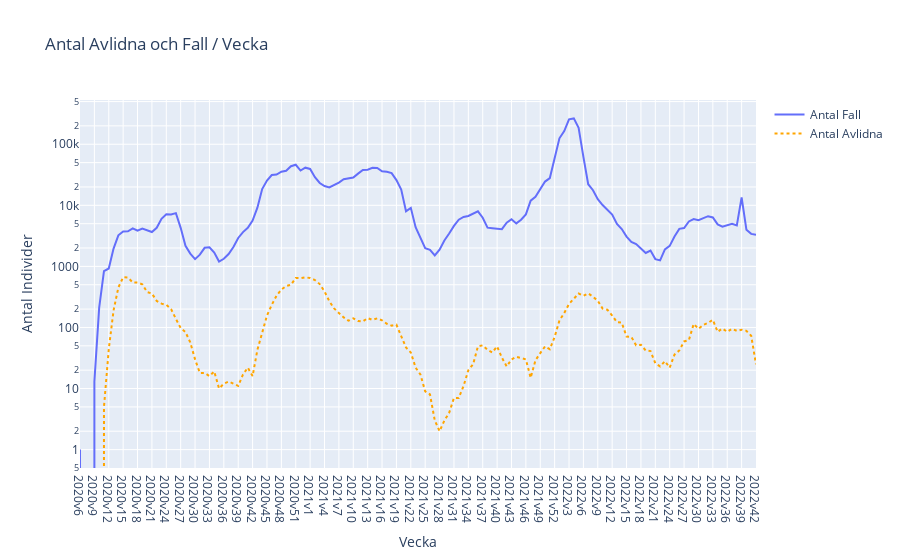

Here is the notebook cell this chart was saved with:
### Code cell
fig = px.line(
    df,
    x="Vecka",
    y=["Antal Fall", "Antal Avlidna"],
    log_y=True,
    title="Antal Avlidna och Fall / Vecka",
    labels={"value": "Antal Individer", "variable": ""}, # setting legend group name to "" since it speaks clearly for itself in this case
)
fig.update_traces(
    patch={"line": {"color": "orange", "dash": "dot"}}, # styling line to be orange dotted
    selector={"legendgroup": "Antal Avlidna"}, # specifying which line to apply style to
)

### Figure 1 — Plotly figure (JSON) as saved in the notebook; plotly's stock layout.template omitted (floating-point values rounded to 4 significant figures; data arrays with more than 128 entries replaced by an {"elided": "..."} marker saying what was removed)
{"data": [{"hovertemplate": "=Antal Fall<br>Vecka=%{x}<br>Antal Individer=%{y}<extra></extra>", "legendgroup": "Antal Fall", "line": {"color": "#636efa", "dash": "solid"}, "marker": {"symbol": "circle"}, "mode": "lines", "name": "Antal Fall", "orientation": "v", "showlegend": true, "type": "scatter", "x": {"elided": "142 str values"}, "xaxis": "x", "y": {"elided": "142 int values"}, "yaxis": "y"}, {"hovertemplate": "=Antal Avlidna<br>Vecka=%{x}<br>Antal Individer=%{y}<extra></extra>", "legendgroup": "Antal Avlidna", "line": {"color": "orange", "dash": "dot"}, "marker": {"symbol": "circle"}, "mode": "lines", "name": "Antal Avlidna", "orientation": "v", "showlegend": true, "type": "scatter", "x": {"elided": "142 str values"}, "xaxis": "x", "y": {"elided": "142 int values"}, "yaxis": "y"}], "layout": {"legend": {"title": {"text": ""}, "tracegroupgap": 0}, "title": {"text": "Antal Avlidna och Fall / Vecka"}, "xaxis": {"anchor": "y", "domain": [0, 1], "title": {"text": "Vecka"}}, "yaxis": {"anchor": "x", "domain": [0, 1], "title": {"text": "Antal Individer"}, "type": "log"}}}
